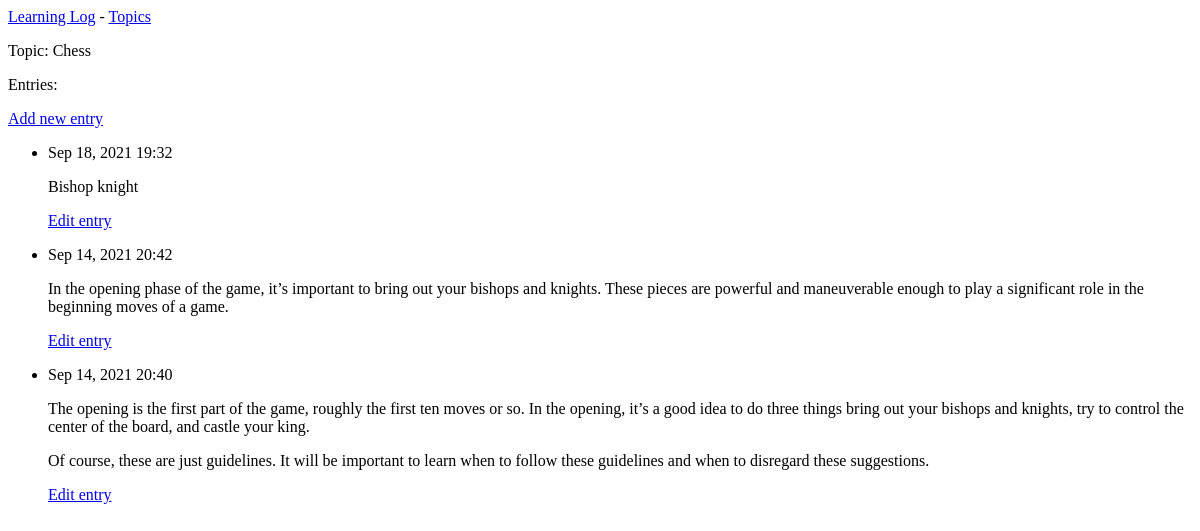
Before: /topics/2/ with the older database file.
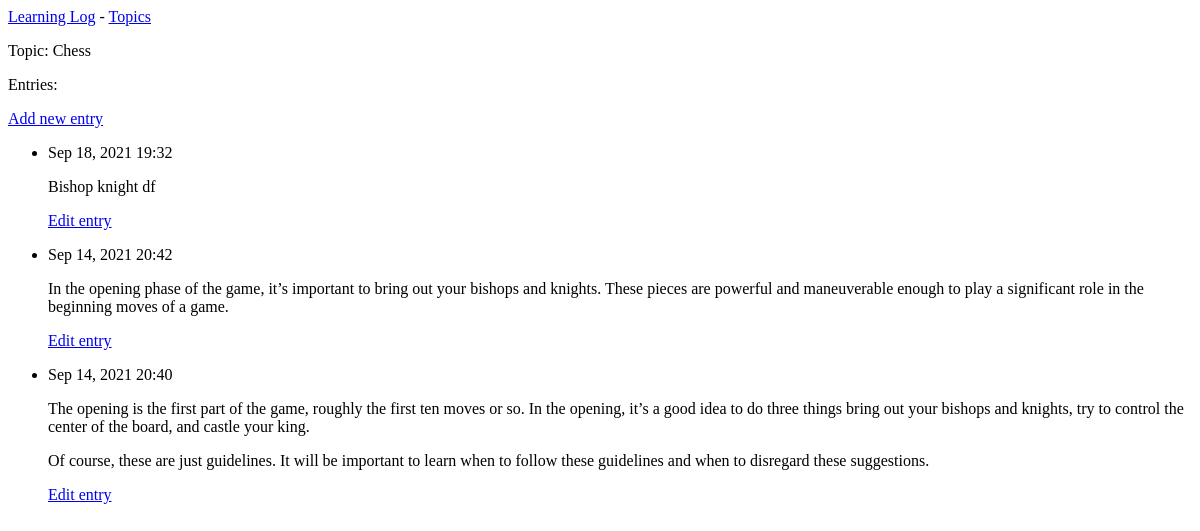
After: the same page with the newer database file.
### learning_logs/models.py (models this page shows, shortened)
class Topic(models.Model):
    text = models.CharField(max_length=200)
    data_added = models.DateTimeField(auto_now_add=True)
    def __str__(self):
        return self.text

class Entry(models.Model):
    topic = models.ForeignKey(Topic, on_delete=models.CASCADE)
    text = models.TextField()
    date_added = models.DateTimeField(auto_now_add=True)
    class Meta:
        verbose_name_plural = 'entries'

### learning_logs/views.py (the view)
# urls.py: path('topics/<int:topic_id>/', views.topic, name='topic'),
def topic(request, topic_id):
    topic = Topic.objects.get(id=topic_id)
    entries = topic.entry_set.order_by("-date_added")
    context = {'topic' : topic, 'entries' : entries}
    return render(request, 'learning_logs/topic.html', context)

### learning_logs/templates/learning_logs/topic.html
{% extends 'learning_logs/base.html' %}
{% block content %}
  <p>Topic: {{topic}} </p>
  <p>Entries:</p>
  <p>
    <a href="{% url 'learning_logs:new_entry' topic.id %}">Add new entry</a>
  </p>
  <ul>
  {% for entry in entries %}
    <li>
      <p>{{ entry.date_added|date:'M d, Y H:i' }}</p>
      <p>{{ entry.text|linebreaks }}</p>
      <p>
        <a href="{% url 'learning_logs:edit_entry' entry.id %}">Edit entry</a>
      </p>
    </li>
  {% empty %}
    <li>There are no entries for this topic yet.</li>
  {% endfor %}
  </ul>
{% endblock content %}

### learning_logs/templates/learning_logs/base.html
<p>
  <a href="{% url 'learning_logs:index' %}">Learning Log</a> -
  <a href="{% url 'learning_logs:topics' %}">Topics</a>
</p>
{% block content %}{% endblock content %}

Changed rows visible on the page:
changed Entry: text "Bishop knight" → "Bishop knight df"
